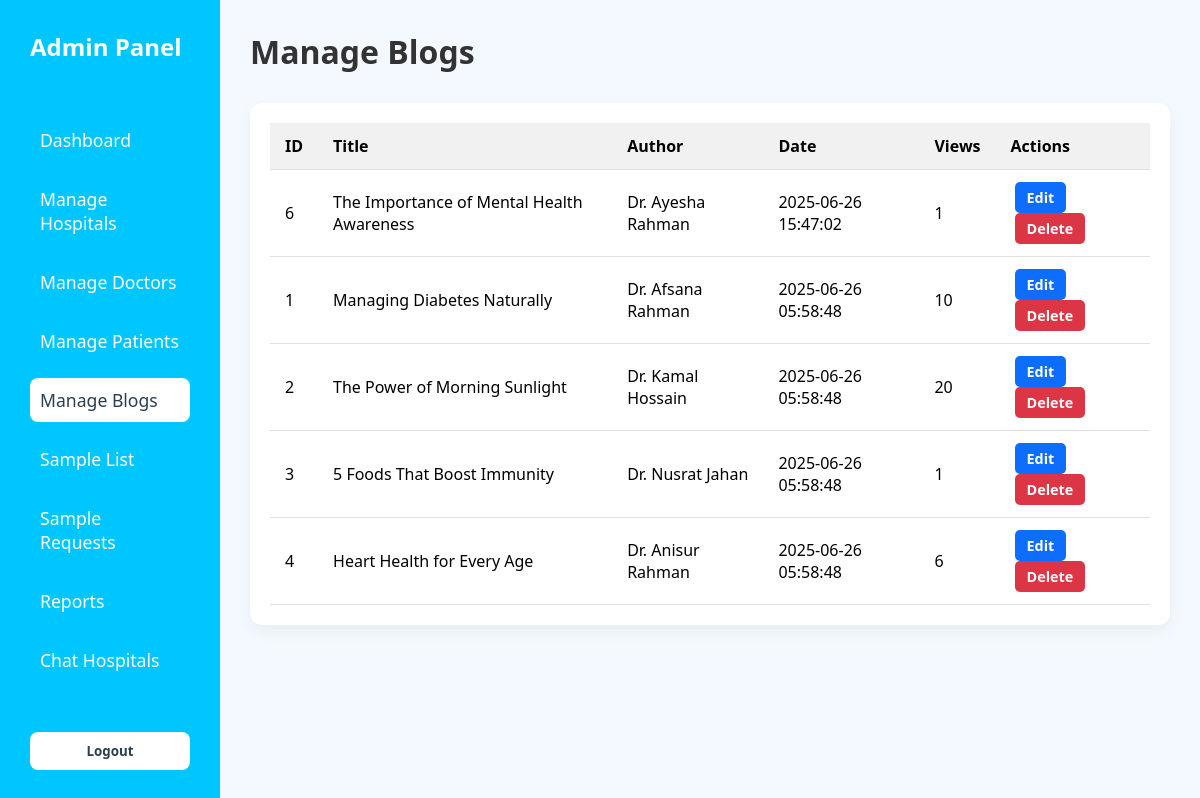
The app's page /Admin_Dashboard/manageBlogs.php (signed in) with its own data.
### tables this page shows
CREATE TABLE `blog_posts` (
  `id` int(11) NOT NULL,
  `hospital_id` int(11) NOT NULL,
  `title` varchar(255) NOT NULL,
  `author` varchar(100) DEFAULT NULL,
  `thumbnail_url` varchar(500) DEFAULT NULL,
  `content` longtext NOT NULL,
  `tags` varchar(255) DEFAULT NULL,
  `created_at` timestamp NOT NULL DEFAULT current_timestamp(),
  `updated_at` timestamp NOT NULL DEFAULT current_timestamp() ON UPDATE current_timestamp(),
  `views` int(11) DEFAULT 0
);

### Admin_Dashboard/manageBlogs.php (the view, shortened to what this page needs)
<?php
include '../Connection.php';
$query = "SELECT * FROM blog_posts ORDER BY created_at DESC";
$result = mysqli_query($conn, $query);
?>
<!DOCTYPE html>
<html lang="en">
<head>
  <link rel="stylesheet" href="dashboard.css" />
  <link rel="stylesheet" href="manageBlogs.css" />
  <link rel="stylesheet" href="https://cdnjs.cloudflare.com/ajax/libs/font-awesome/6.5.0/css/all.min.css" />
</head>
<body>
<div class="container">
  <aside class="sidebar">
    <div class="logo">Admin Panel</div>
    <nav>
      <ul>
        <li><a href="dashboard.php">Dashboard</a></li>
        <li><a href="manageHospital.php">Manage Hospitals</a></li>
        <li><a href="manageDoctor.php">Manage Doctors</a></li>
        <li><a href="managePatients.php">Manage Patients</a></li>
        <li class="active"><a href="manageBlogs.php">Manage Blogs</a></li>
        <li><a href="sampleList.php">Sample List</a></li>
        <li><a href="sampleRequests.php">Sample Requests</a></li>
        <li><a href="reports.php">Reports</a></li>
        <li><a href="chatHospital.php">Chat Hospitals</a></li>
      </ul>
    </nav>
    <button class="logout-btn"><a href="../logout.php">Logout</a></button>
  </aside>
  <main class="main-content">
    <h1>Manage Blogs</h1>
    <div class="table-wrapper">
      <table>
        <thead>
          <tr>
            <th>ID</th>
            <th>Title</th>
            <th>Author</th>
            <th>Date</th>
            <th>Views</th>
            <th>Actions</th>
          </tr>
        </thead>
        <tbody>
          <?php if (mysqli_num_rows($result) > 0): ?>
            <?php while ($row = mysqli_fetch_assoc($result)): ?>
              <tr>
                <td><?= htmlspecialchars($row['id']) ?></td>
                <td><?= htmlspecialchars($row['title']) ?></td>
                <td><?= htmlspecialchars($row['author']) ?></td>
                <td><?= htmlspecialchars($row['created_at']) ?></td>
                <td><?= htmlspecialchars($row['views']) ?></td>
                <td>
                  <a href="edit/editBlog.php?id=<?= urlencode($row['id']) ?>" class="edit-btn">Edit</a>
                  <a href="delete/deleteBlog.php?id=<?= urlencode($row['id']) ?>" class="delete-btn"
                     onclick="return confirm('Are you sure you want to delete this blog?');">Delete</a>
                </td>
              </tr>
            <?php endwhile; ?>
          <?php else: ?>
            <tr><td colspan="6">No blog posts found.</td></tr>
          <?php endif; ?>
        </tbody>
      </table>
    </div>
  </main>
</div>
</body>
</html>

### Admin_Dashboard/dashboard.css (style rules this page uses)
* { box-sizing: border-box; margin: 0; padding: 0; font-family: 'Segoe UI', sans-serif; }
body { display: flex; min-height: 100vh; background: #f4f9ff; }
.container { display: flex; width: 100%; }
.sidebar { width: 220px; background: #00c6ff; color: white; padding: 30px; display: flex; flex-direction: column; justify-content: space-between; }
.sidebar .logo { font-size: 1.5rem; font-weight: bold; margin-bottom: 40px; }
.sidebar nav ul { list-style: none; }
.sidebar nav ul li { margin-bottom: 15px; }
.sidebar nav ul li a { color: white; text-decoration: none; font-size: 1.1rem; display: block; padding: 10px; border-radius: 8px; }
.sidebar nav ul li.active a, .sidebar nav ul li a:hover { background-color: white; color: #2c3e50; }
.logout-btn { background: white; color: #2c3e50; border: none; padding: 10px; border-radius: 8px; cursor: pointer; font-weight: bold; text-align: center; margin-top: 20px; }
.logout-btn a { text-decoration: none; color: #2c3e50; }
.main-content { flex: 1; padding: 30px; }
.main-content h1 { margin-bottom: 30px; color: #333; }

### Admin_Dashboard/manageBlogs.css (style rules this page uses)
.table-wrapper { background-color: #fff; border-radius: 12px; box-shadow: 0 6px 16px rgba(0, 0, 0, 0.05); padding: 20px; overflow-x: auto; }
table { width: 100%; border-collapse: collapse; text-align: left; }
thead { background-color: #f1f1f1; }
thead th, tbody td { padding: 12px 15px; border-bottom: 1px solid #e0e0e0; }
.edit-btn, .delete-btn { padding: 6px 12px; border-radius: 6px; color: white; text-decoration: none; margin-right: 8px; font-size: 0.9rem; }
.edit-btn { background-color: #3498db; }
.delete-btn { background-color: #e74c3c; }

### Admin_Dashboard/manageBlogs.php (style rules this page uses)
.edit-btn, .delete-btn { padding: 6px 12px; margin: 0 4px; border-radius: 5px; font-weight: 600; text-decoration: none; color: white; display: inline-block; }
.edit-btn { background: #0d6efd; }
.delete-btn { background: #dc3545; }

### records on screen
blog_posts: id "6", title "The Importance of Mental Health Awareness", author "Dr. Ayesha Rahman", created_at "2025-06-26 15:47:02", views "1"
blog_posts: id "1", title "Managing Diabetes Naturally", author "Dr. Afsana Rahman", created_at "2025-06-26 05:58:48", views "10"
blog_posts: id "2", title "The Power of Morning Sunlight", author "Dr. Kamal Hossain", created_at "2025-06-26 05:58:48", views "20"
blog_posts: id "3", title "5 Foods That Boost Immunity", author "Dr. Nusrat Jahan", created_at "2025-06-26 05:58:48", views "1"
blog_posts: id "4", title "Heart Health for Every Age", author "Dr. Anisur Rahman", created_at "2025-06-26 05:58:48", views "6"
